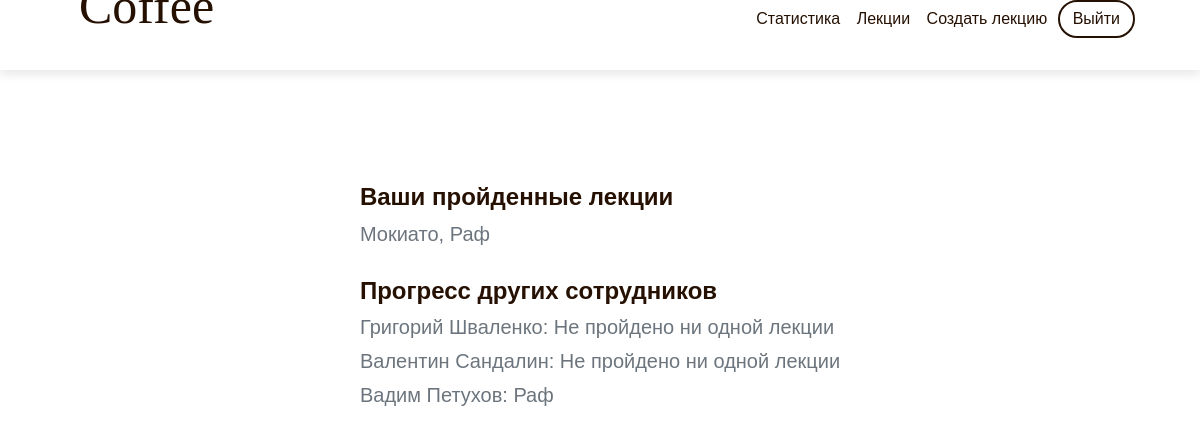
The page /statistic (signed in) on the database its author committed.
### models.py (models this page shows)
class User(UserMixin, db.Model):
    id = db.Column(db.Integer, primary_key=True)
    email = db.Column(db.String(100), unique=True, nullable=False)
    password = db.Column(db.String(100), nullable=False)
    name = db.Column(db.String(100), nullable=False)
    completed_lectures = db.Column(db.String(100), nullable=True)
    completed_tests = db.Column(db.String(100), nullable=True)
    grade = db.Column(db.Integer(), nullable=False)

### main.py (the view)
@main.route('/statistic', methods=['GET', 'POST'])
@login_required
def statistic():
    if request.method == 'GET':
        users = models.User.query.all()
        match current_user.grade:
            case 0:
                users = None
            case 1:
                users = None
            case 2:
                users = models.User.query.filter(models.User.grade < 2)
            case 3:
                users = models.User.query.filter(models.User.grade < 3)
            case 4:
                users = models.User.query.filter(models.User.grade < 4)
        return render_template('statistic.html', data1=current_user, data2=users)
    else:
        return redirect(f'/lalka_statistic/{id}')

### __init__.py (called while the page is built)
def create_app() -> Flask:
    app = Flask(__name__)
    app.config['SECRET_KEY'] = 'secret-key-goes-here'
    app.config['SQLALCHEMY_DATABASE_URI'] = 'sqlite:///db.sqlite'
    app.config['SQLALCHEMY_TRACK_MODIFICATIONS'] = False
    app.config['UPLOAD_FOLDER_DOCS'] = UPLOAD_FOLDER_DOCS
    db.init_app(app)
    login_manager = LoginManager()
    login_manager.login_view = 'auth.login'
    login_manager.init_app(app)
    with app.app_context():
        db.create_all()
    from .auth import auth as auth_blueprint
    app.register_blueprint(auth_blueprint)
    from .main import main as main_blueprint
    app.register_blueprint(main_blueprint)
    from .models import User
    @login_manager.user_loader
    def load_user(user_id):
        return User.query.get(int(user_id))
    return app

### templates/statistic.html
{% extends "base.html" %}
{% block content %}
    <div class="vet-info-list" style="display: flex;
	flex-direction: column;
	justify-content: center;
	align-items: center;
	flex-wrap: wrap;">
        <div style="display: flex;
            flex-direction: column;
            justify-content: flex-start;
            align-items: flex-start;
            flex-wrap: wrap;margin-top: 10%;">
            <p style="font-size: 24px; margin-top: -10px; color: #251002; font-weight: bold;">Ваши пройденные лекции</p>
            {% if data1.completed_lectures %}
            <p style="font-size: 20px; margin-top: -10px; color: #6c757d;">{{data1.completed_lectures}}</p>
            {% else %}
            <p style="font-size: 20px; margin-top: -10px; color: #6c757d;">Вы пока не прошли ни одной лекции</p>
            {% endif %}
            {% if data2 %}
            <p style="font-size: 24px; margin-top: 10px; color: #251002; font-weight: bold;">Прогресс других сотрудников</p>
            {% for user in data2 %}
            {% if user.completed_lectures %}
            <p style="font-size: 20px; margin-top: -10px; color: #6c757d;">{{user.name}}: {{user.completed_lectures}}</p>
            {% else %}
            <p style="font-size: 20px; margin-top: -10px; color: #6c757d;">{{user.name}}: Не пройдено ни одной лекции</p>
            {% endif %}
            {% endfor %}
            {% endif %}
        </div>
    </div>
{% endblock %}

### templates/base.html (style rules this page uses)
body { position: relative; font-weight: 300; font-family: "DM Sans", sans-serif; font-style: normal; font-size: 16px; line-height: 1.4; color: #000; min-width: 320px; overflow-x: hidden; height: auto; }

### rows shown on the page
User: completed_lectures "Мокиато, Раф"
User: name "Григорий Шваленко"
User: name "Валентин Сандалин"
User: name "Вадим Петухов", completed_lectures "Раф"
